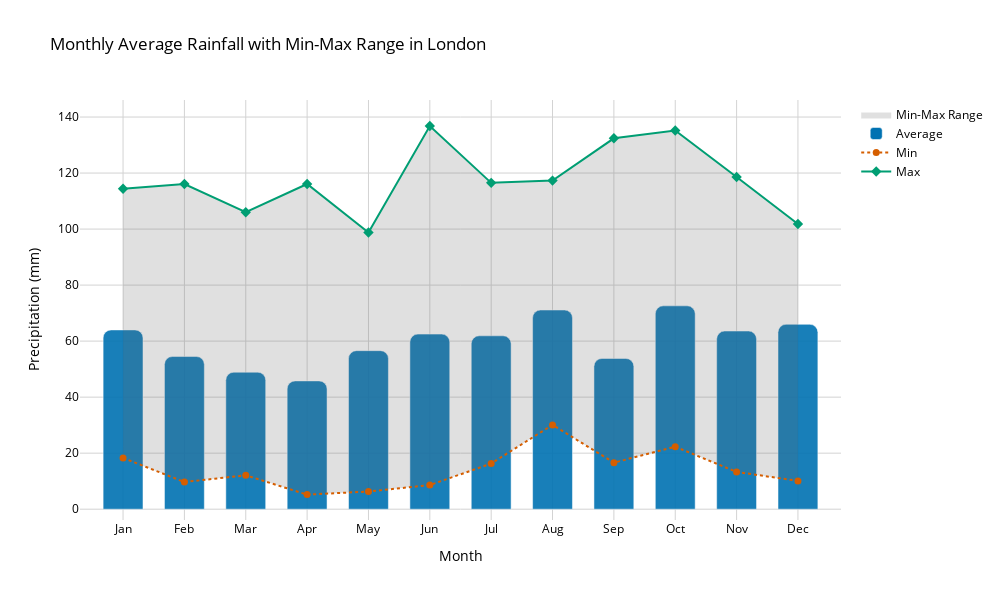

Notebook cell for this chart:
### Code cell
plot_monthly_aggregate_dynamic_v3(london_monthly_aggregate, 'Average', bar_width=0.65, fig_width=1000, fig_height=600, dark_mode=False)

### Figure 1 — Plotly figure (JSON) as saved in the notebook; plotly's stock layout.template omitted (floating-point values rounded to 4 significant figures)
{"data": [{"fill": "toself", "fillcolor": "rgba(100, 100, 100, 0.2)", "hoverinfo": "skip", "line": {"color": "rgba(0,0,0,0)"}, "name": "Min-Max Range", "showlegend": true, "type": "scatter", "x": ["Jan", "Feb", "Mar", "Apr", "May", "Jun", "Jul", "Aug", "Sep", "Oct", "Nov", "Dec", "Dec", "Nov", "Oct", "Sep", "Aug", "Jul", "Jun", "May", "Apr", "Mar", "Feb", "Jan"], "y": [114.4, 116.1, 106, 116.1, 98.8, 136.8, 116.5, 117.3, 132.4, 135.2, 118.6, 101.8, 10.1, 13.3, 22.3, 16.6, 30.1, 16.3, 8.6, 6.3, 5.2, 12.1, 9.7, 18.3]}, {"hovertemplate": "Average: %{y:.1f} mm<extra></extra>", "marker": {"color": "#0072B2", "opacity": 0.9}, "name": "Average", "type": "bar", "width": 0.65, "x": ["Jan", "Feb", "Mar", "Apr", "May", "Jun", "Jul", "Aug", "Sep", "Oct", "Nov", "Dec"], "y": [64, 54.5, 48.9, 45.8, 56.6, 62.5, 61.9, 71.1, 53.8, 72.6, 63.6, 66]}, {"hovertemplate": "Min: %{y:.1f} mm<extra></extra>", "line": {"color": "#D55E00", "dash": "dot", "width": 2}, "marker": {"color": "#D55E00", "size": 7, "symbol": "circle"}, "mode": "lines+markers", "name": "Min", "type": "scatter", "x": ["Jan", "Feb", "Mar", "Apr", "May", "Jun", "Jul", "Aug", "Sep", "Oct", "Nov", "Dec"], "y": [18.3, 9.7, 12.1, 5.2, 6.3, 8.6, 16.3, 30.1, 16.6, 22.3, 13.3, 10.1]}, {"hovertemplate": "Max: %{y:.1f} mm<extra></extra>", "line": {"color": "#009E73", "width": 2}, "marker": {"color": "#009E73", "size": 8, "symbol": "diamond"}, "mode": "lines+markers", "name": "Max", "type": "scatter", "x": ["Jan", "Feb", "Mar", "Apr", "May", "Jun", "Jul", "Aug", "Sep", "Oct", "Nov", "Dec"], "y": [114.4, 116.1, 106, 116.1, 98.8, 136.8, 116.5, 117.3, 132.4, 135.2, 118.6, 101.8]}], "layout": {"barcornerradius": 8, "barmode": "overlay", "font": {"color": "black"}, "height": 600, "hovermode": "x unified", "legend": {"bgcolor": "rgba(255,255,255,0)", "borderwidth": 0}, "title": {"text": "Monthly Average Rainfall with Min-Max Range in London"}, "width": 1000, "xaxis": {"gridcolor": "lightgray", "showgrid": true, "title": {"text": "Month"}, "zeroline": false}, "yaxis": {"gridcolor": "lightgray", "showgrid": true, "title": {"text": "Precipitation (mm)"}, "zeroline": false}}}
